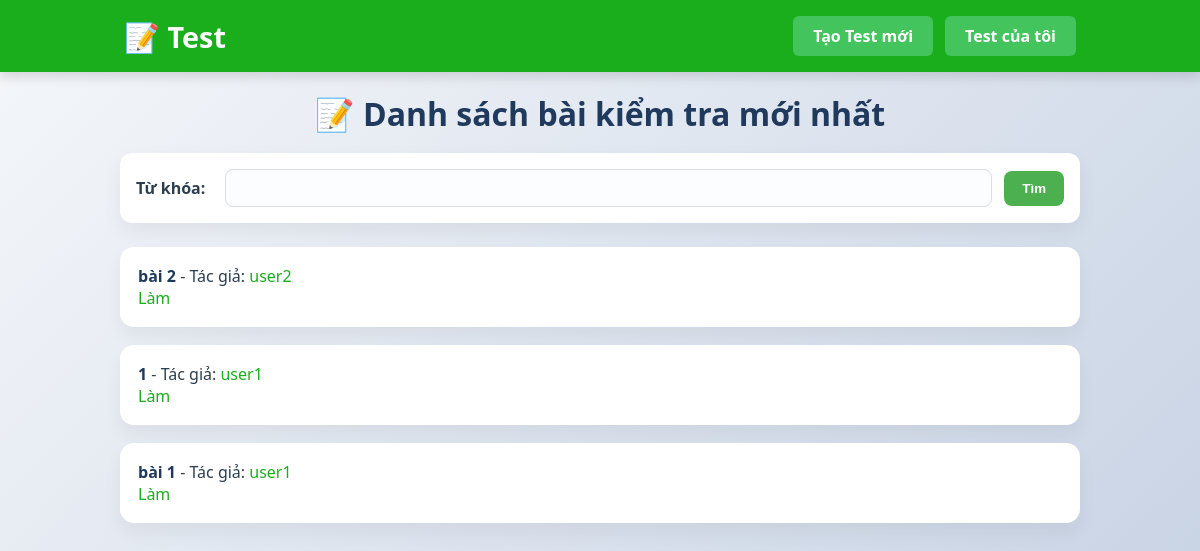
The page /exam/ on the database as committed earlier.
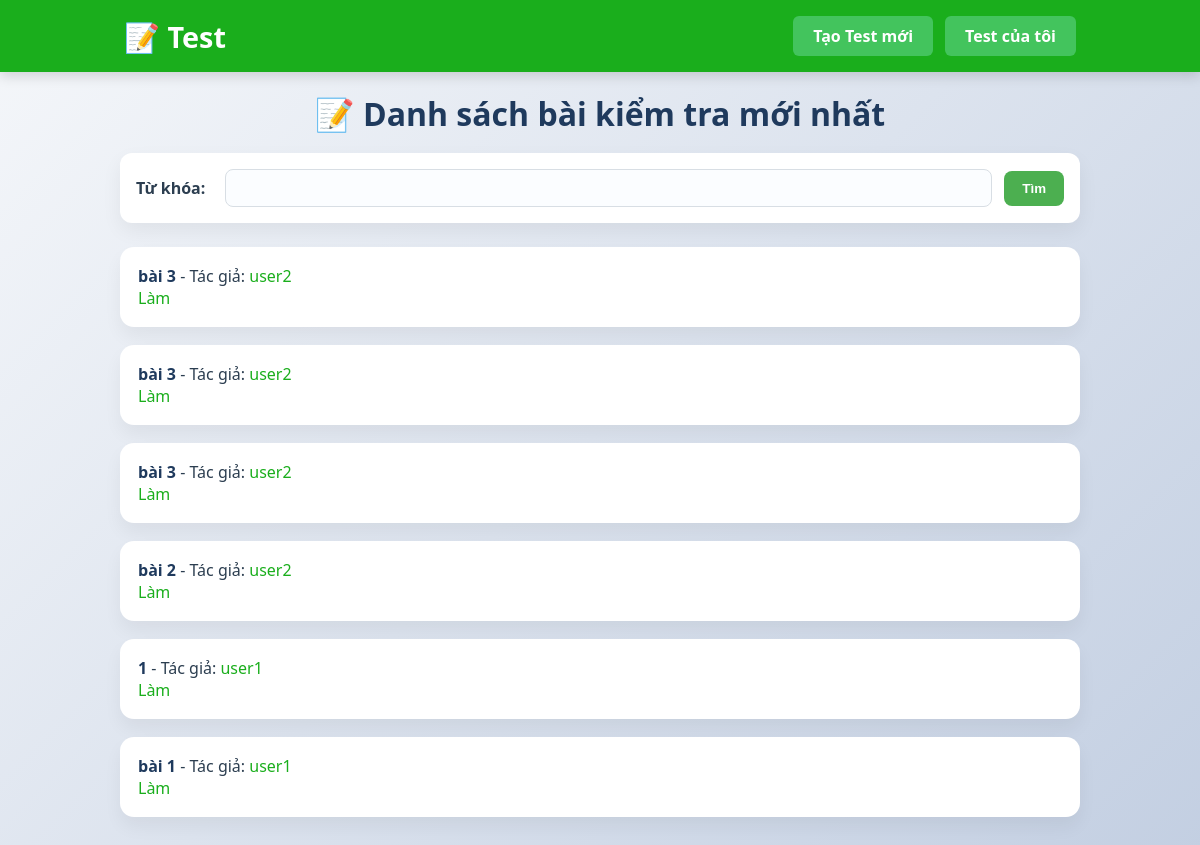
The same page on the database as committed later.
### exam/models.py (models this page shows)
class Test(models.Model):
    title = models.CharField(max_length=255)
    author = models.ForeignKey(User, on_delete=models.CASCADE)
    quantity = models.IntegerField(default=0)
    '''
    chỉ cho làm Test trong thời gian quy định
    started_at = models.DateTimeField(auto_now_add=True)
    finished_at = models.DateTimeField(blank=True, null=True)
    '''

### blog/models.py (models this page shows, shortened)
class User(AbstractUser):
    GENDER_CHOICES = [
        ('Nam', 'Nam'),
        ('Nữ', 'Nữ'),
    ]
    name = models.CharField()
    gender = models.CharField(max_length=10, choices=GENDER_CHOICES)
    birth = models.DateField(null=True, blank=True)
    email = models.EmailField(unique=True)
    mark = models.IntegerField(default=0)

### exam/views.py (the view)
# urls.py: path('', views.exam_home, name='exam_home'),
def exam_home(request):
    query = request.GET.get('q', '').strip()
    tests = Test.objects.order_by('-id')
    if query:
        tests = tests.filter(title__icontains=query)
    return render(request, 'exam_home.html', {'tests': tests, 'query': query})

### exam/templates/exam_home.html (shortened to what this page needs)
<!DOCTYPE html>
<html>
<head>
</head>
<body>
    <header>
        <div class="header-container">
            <div class="logo">📝 Test</div>
            <div class="nav-links">
                <a class="back-btn" href="{% url 'exam:create_test_count' %}">Tạo Test mới</a>
                <a class="back-btn" href="{% url 'exam:my_tests' %}">Test của tôi</a>
            </div>
        </div>
    </header>
    <main class="container">
        <h1>📝 Danh sách bài kiểm tra mới nhất</h1>
        <form method="get" class="search-form">
            <label for="q">Từ khóa:</label>
            <input id="q" name="q" type="text" value="{{ query }}">
            <button type="submit">Tìm</button>
        </form>
        {% if tests %}
            <ul>
                {% for test in tests %}
                    <li>
                        <strong>{{ test.title }}</strong> - Tác giả:
                        <a href="{% url 'exam:user_tests' test.author.id %}">{{ test.author.username }}</a>
                        <br>
                        <a href="{% url 'exam:take_test' test.id %}">Làm</a>
                    </li>
                {% endfor %}
            </ul>
        {% else %}
            <p>Không có bài kiểm tra phù hợp.</p>
        {% endif %}
    </main>
</body>
</html>

Rows that differ between the two databases and show on the page:
added Test: title "bài 3", author.username "user2"
added Test: title "bài 3", author.username "user2"
added Test: title "bài 3", author.username "user2"
